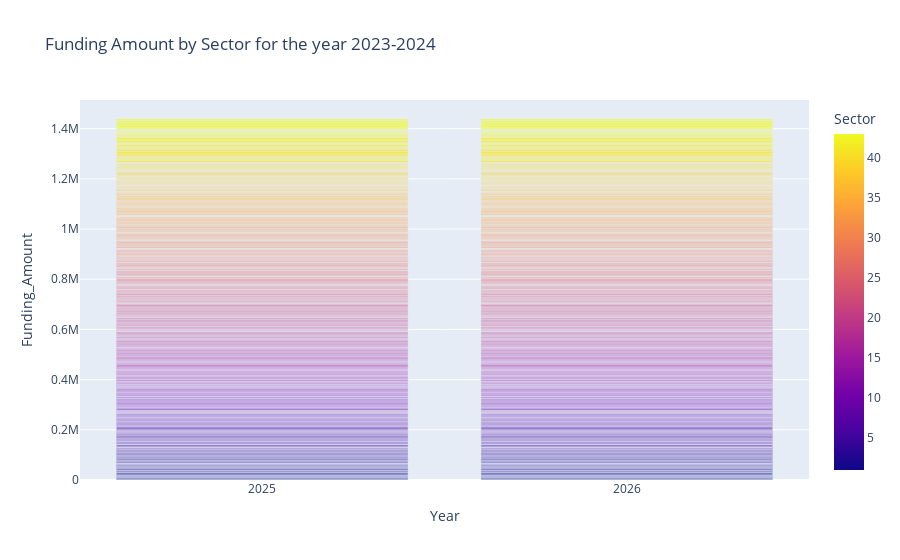

The code cell stored with this chart in its notebook:
### Code cell
# Create a bar plot
fig = px.bar(
    data, 
    x="Funding_Year", 
    y="Funding_Amount", 
    color="Sector", 
    barmode="group",  # To group by sectors
    title="Funding Amount by Sector for the year 2023-2024",
    labels={
        "Funding_Amount": "Funding_Amount",
        "Funding_Year": "Year"
    }
)
fig

### Figure 1 — Plotly figure (JSON) as saved in the notebook; plotly's stock layout.template omitted (floating-point values rounded to 4 significant figures; data arrays with more than 128 entries replaced by an {"elided": "..."} marker saying what was removed)
{"data": [{"alignmentgroup": "True", "hovertemplate": "Year=%{x}<br>Funding_Amount=%{y}<br>Sector=%{marker.color}<extra></extra>", "legendgroup": "", "marker": {"color": {"elided": "1032 int values"}, "coloraxis": "coloraxis", "pattern": {"shape": ""}}, "name": "", "offsetgroup": "", "orientation": "v", "showlegend": false, "textposition": "auto", "type": "bar", "x": {"elided": "1032 int values"}, "xaxis": "x", "y": {"elided": "1032 int values"}, "yaxis": "y"}], "layout": {"autosize": true, "barmode": "group", "coloraxis": {"colorbar": {"title": {"text": "Sector"}}, "colorscale": [[0, "#0d0887"], [0.1111, "#46039f"], [0.2222, "#7201a8"], [0.3333, "#9c179e"], [0.4444, "#bd3786"], [0.5556, "#d8576b"], [0.6667, "#ed7953"], [0.7778, "#fb9f3a"], [0.8889, "#fdca26"], [1, "#f0f921"]]}, "legend": {"tracegroupgap": 0}, "title": {"text": "Funding Amount by Sector for the year 2023-2024"}, "xaxis": {"anchor": "y", "autorange": true, "domain": [0, 1], "range": [2024.0, 2026.0], "title": {"text": "Year"}, "type": "linear"}, "yaxis": {"anchor": "x", "autorange": true, "domain": [0, 1], "range": [0, 1514000.0], "title": {"text": "Funding_Amount"}, "type": "linear"}}}
